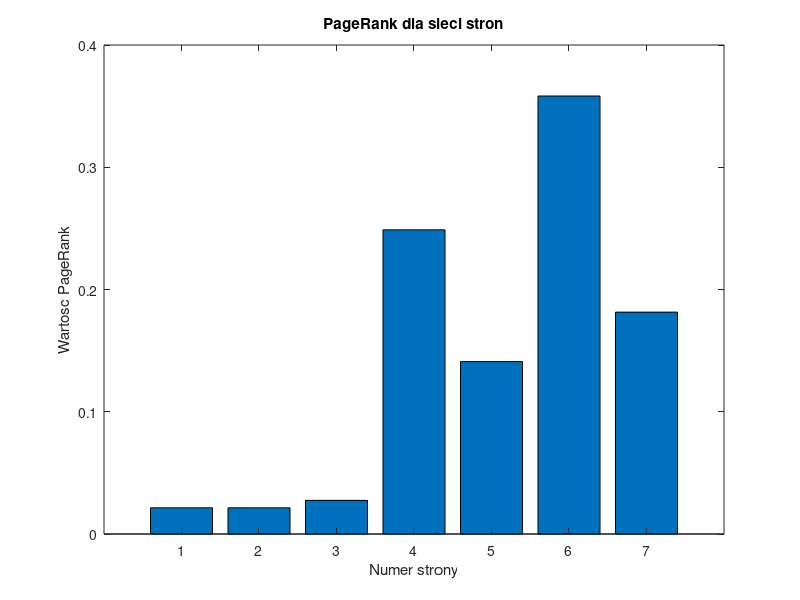

Write the MATLAB code that produced this figure.
function [Edges, I, B, A, b, r] = page_rank()
    % macierz krawedzi
    Edges = [1,1,2,2,2,3,3,3,4,4,5,5,6,6,7;
        6,4,3,4,5,5,6,7,5,6,4,6,4,7,6];

    % liczba stron w sieci
    N = 7;

    % wspolczynnik tlumienia
    d = 0.85;

    % macierz jednostkowa
    I = speye(N);

    % macierz sasiedztwa
    B = sparse(Edges(2,:), Edges(1,:), 1, N, N);

    % macierz diagonalna
    S = sum(B, 1);  % suma elem w kolumnach macierzy A
    A = spdiags(1 ./ S', 0, N, N);

    % macierz ukladu rownan
    M = I - d * B * A;

    % wektor prawej strony rownania
    b = (1 - d) / N * ones(N, 1);

    % rozwiazania ukladu rownan
    r = M \ b;

    % wykres
    figure;
    bar(r);
    title('PageRank dla sieci stron');
    xlabel('Numer strony');
    ylabel('Wartosc PageRank');
    saveas(gcf, 'zadanie4.png');  
end
